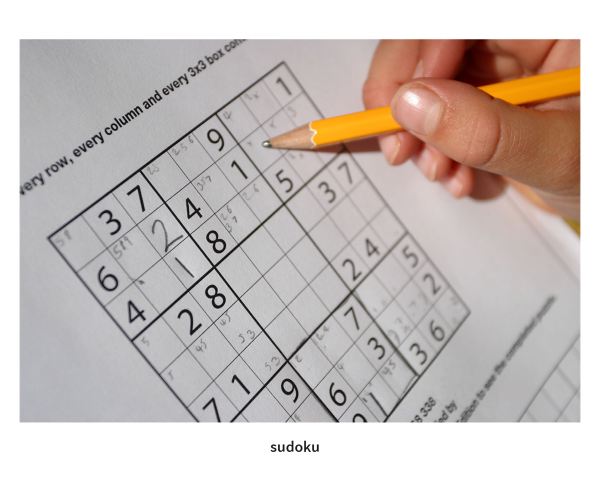
#> input picture sudoku.png, 1200 x 960 px (shown at 1/2 size)
$ python warpImage.py
#> lines starting #> are read from the running program, lines starting #| are printed output that depends on the picture
import cv2
import numpy as np

array = np.zeros((4,2), int)
counter = 0
def click(event,x,y,flags,param):
    global counter
    if event == cv2.EVENT_LBUTTONDOWN:
        cv2.circle(vangog,(x,y),5,(255,0,0),-1)
        array[counter] = x, y
        counter = counter + 1
        #print(x,y)

vangog = cv2.imread('sudoku.png')
#> vangog is the input picture: shape (960, 1200, 3); mean B, G, R 185.4, 189.3, 199
vangog = cv2.resize(vangog, (700,500))
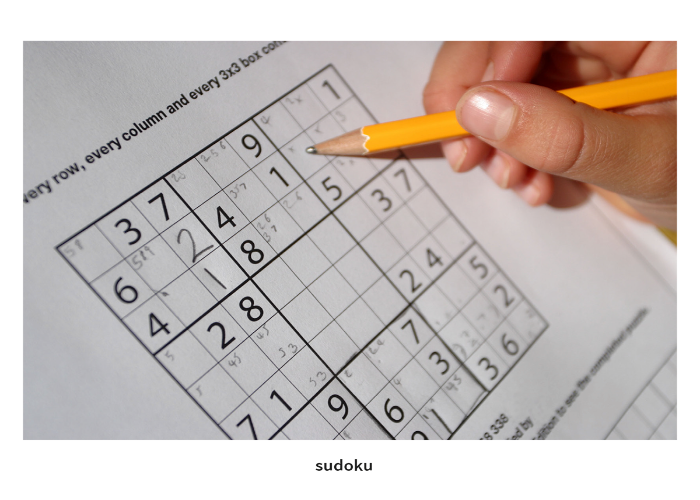
#> vangog: shape (500, 700, 3); mean B, G, R 185.3, 189.3, 199

while True:
    if counter == 4:
        pts1 = np.float32([[array[0], array[1],array[2],array[3]]])
        pts2 = np.float32([[[0,0], [500,0],[0,500],[500,500]]])
        matriks = cv2.getPerspectiveTransform(pts1, pts2)
        final = cv2.warpPerspective(vangog, matriks, (500,500))
        cv2.imshow("Wrap Image", final)

    cv2.namedWindow('Original')
    cv2.setMouseCallback('Original', click)

    cv2.imshow('Original', vangog)
    cv2.waitKey(1)

cv2.destroyAllWindows()
